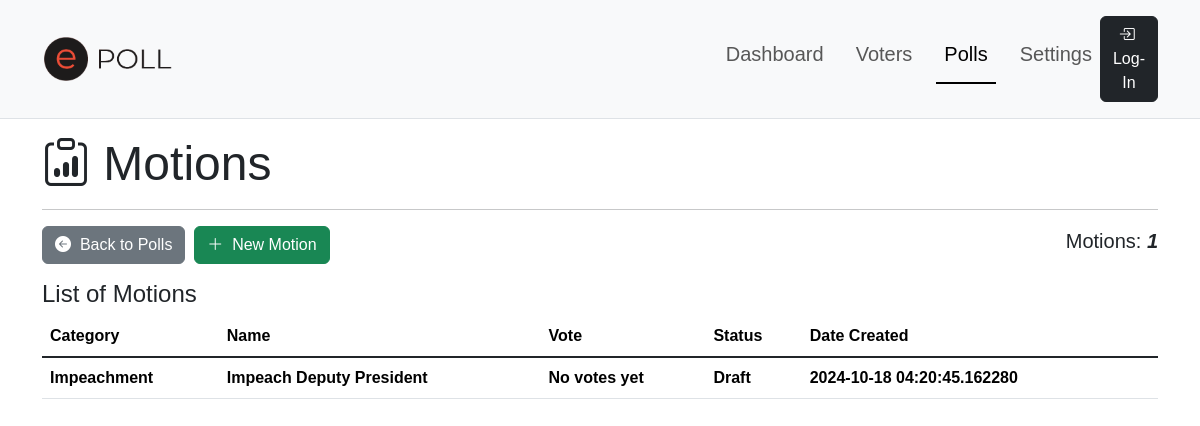
The app's page /poll/motions/, older data.
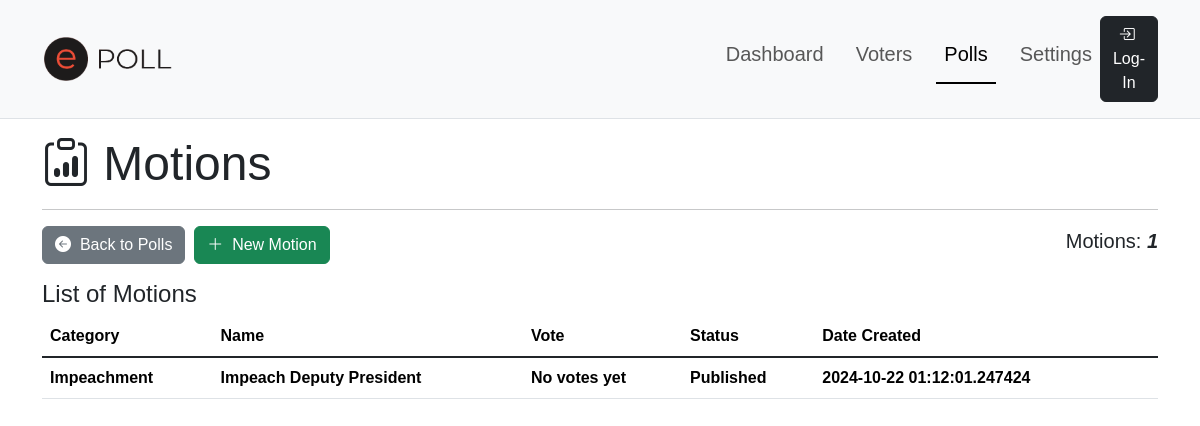
The same page, newer data.
### app/models.py (models this page shows)
class Motion(db.Model):
    __tablename__ = "motion"
    id = db.Column(db.Integer, primary_key=True, autoincrement=True)
    category_id = db.Column(db.Integer, db.ForeignKey('categories.id', name='fk_category_id'), nullable=False)
    name = db.Column(db.String(100), nullable=False)
    text = db.Column(db.String(500), nullable=False)
    final_vote = db.Column(db.Enum(FinalVote), nullable=False, default=FinalVote.NO_VOTES)
    status = db.Column(db.Enum(MotionStatus), nullable=False, default=MotionStatus.DRAFT)
    created_at = db.Column(db.DateTime, nullable=False)
    updated_at = db.Column(db.DateTime(timezone=True), onupdate=db.func.now())
    motionvotes = db.relationship('MotionVote', backref='motion', lazy=True)
    agendas = db.relationship('Agenda', backref='motion', lazy=True)

class Category(db.Model):
    __tablename__="categories"
    id = db.Column(db.Integer, primary_key=True, autoincrement=True)
    name = db.Column(db.String(50), nullable=False)
    created_at = db.Column(db.DateTime, nullable=False)
    updated_at = db.Column(db.DateTime(timezone=True), onupdate=db.func.now())
    motions = db.relationship('Motion', backref='category', lazy=True)

### app/poll.py (the view)
@pbp.route('/motions/')
def motions():
    count_motion = Motion.query.count()
    page = request.args.get('page', 1, type=int)
    page_size = request.args.get('page_size', 20, type=int)  # Get page size from query params or default to 20
    motionlist = Motion.query.order_by(Motion.created_at.desc()).paginate(page=page, per_page=page_size)
    if not motionlist.items:
        flash('No motion records added yet!', 'info')
    return render_template('admin/poll/motion/list.html', title='Motions', count_motion=count_motion, motionlist=motionlist, POLLS=True)

### app/templates/admin/poll/motion/list.html (shortened to what this page needs)
{% extends "shared/adminlayout.html" %}
{% block content %}
<div class="container">
    <h3 class="display-5"><i class="bi bi-clipboard-data"></i>&nbsp;{{title}}</h3>
    <hr>
    <div class="row align-content-center mb-3">
        <div class="col text-start">
            <a href="{{ url_for('poll.index') }}" class="btn btn-secondary"><i class="bi bi-arrow-left-circle-fill"></i>&nbsp; Back to Polls</a>&nbsp;
            <a href="{{ url_for('poll.new_motion') }}" class="btn btn-success"><i class="bi bi-plus-lg"></i>&nbsp; New Motion</a>
        </div>
        <div class="col text-end align-content-center">
            <h5>Motions:&nbsp;<strong class="fst-italic">{{count_motion}}</strong></h4>
        </div>
    </div>
    <h4>List of {{title}}</h4>
    <div class="table-responsive">
        <table class="table table-hover align-content-center">
            <thead>
                <tr class="align-middle">
                    <th scope="col">Category</th>
                    <th scope="col">Name</th>
                    <th scope="col">Vote</th>
                    <th scope="col">Status</th>
                    <th scope="col">Date Created</th>
                    <th scope="col"></th>
                </tr>
            </thead>
            <tbody class="table-group-divider align-content-center">
                {% for motion in motionlist %}
                    <tr class="clickable-row align-middle" data-href="#">
                        <th scope="row">{{motion.category.name}}</th>
                        <th scope="row">{{motion.name}}</th>
                        <th scope="row">{{motion.final_vote.value}}</th>
                        <th scope="row">{{motion.status.value}}</th>
                        <th scope="row">{{motion.created_at}}</th>
                        <td scope="row">
                        </td>
                    </tr>
                {% endfor %}
            </tbody>
        </table>
    </div>
</div>
{% endblock %}

Row changes from the older to the newer data that the page shows:
changed Motion "Impeach Deputy President": status.value "Draft" → "Published"; created_at "2024-10-18 04:20:45.162280" → "2024-10-22 01:12:01.247424"
